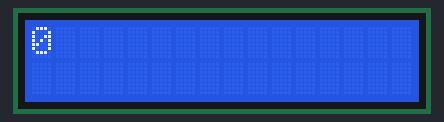
A sketch run on a simulated Arduino Uno, built with avr-gcc and run on an emulated ATmega328P. Shown: 16×2 character LCD.

Above: at 0.1 s.
At 1.1 s:
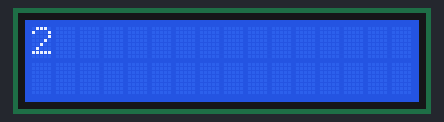
At 1.6 s:
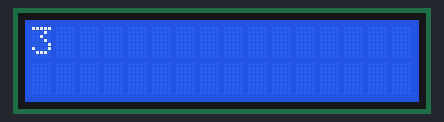
At 2.6 s:
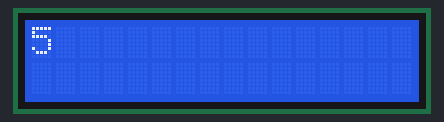
At 3.6 s:
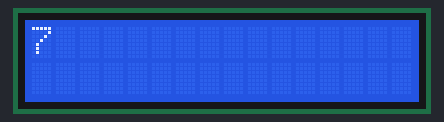
At 5.6 s:
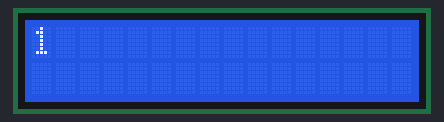

Measured:
- by itself, everything shown: repeats every 5.0 s, in 10 steps
- what the display in image 1 shows lasts 0.5 s, from 1.1 s to 1.6 s

The sketch:

pr4_1.ino
```cpp
/***********************************************************************
 * Title  : Display 0 to 9 on LCD                                      *
 * Date   : 03/09/2017                                                 *
 * Author : Harsh Patel                                                *
 * ID No  : 15it077                                                    *
 * E-mail : 15it077@charusat.edu.in                                    *
 ***********************************************************************/
#include<LiquidCrystal.h>
int cnt = 0;
LiquidCrystal lcd(12, 11, 5, 4, 3, 2);
void setup() {
  lcd.begin(16, 2);
}

void loop() {
  lcd.setCursor(0, 0);
  lcd.print(cnt++);
  delay(500);
  if(cnt > 9) cnt = 0;
}
```
